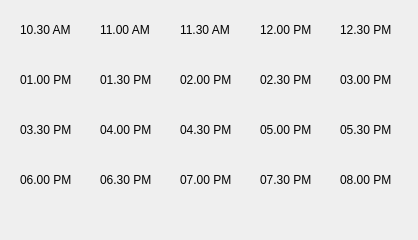
<?xml version="1.0" encoding="UTF-8"?>
<ui version="4.0">
 <class>Availableslots</class>
 <widget class="QDialog" name="Availableslots">
  <property name="windowModality">
   <enum>Qt::WindowModal</enum>
  </property>
  <property name="geometry">
   <rect>
    <x>0</x>
    <y>0</y>
    <width>418</width>
    <height>240</height>
   </rect>
  </property>
  <property name="windowTitle">
   <string>Available Slots</string>
  </property>
  <widget class="QLabel" name="lbl1030">
   <property name="geometry">
    <rect>
     <x>20</x>
     <y>10</y>
     <width>60</width>
     <height>40</height>
    </rect>
   </property>
   <property name="font">
    <font>
     <pointsize>9</pointsize>
    </font>
   </property>
   <property name="text">
    <string>10.30 AM</string>
   </property>
  </widget>
  <widget class="QLabel" name="lbl1100">
   <property name="geometry">
    <rect>
     <x>100</x>
     <y>10</y>
     <width>60</width>
     <height>40</height>
    </rect>
   </property>
   <property name="font">
    <font>
     <pointsize>9</pointsize>
    </font>
   </property>
   <property name="text">
    <string>11.00 AM</string>
   </property>
  </widget>
  <widget class="QLabel" name="lbl1130">
   <property name="geometry">
    <rect>
     <x>180</x>
     <y>10</y>
     <width>60</width>
     <height>40</height>
    </rect>
   </property>
   <property name="font">
    <font>
     <pointsize>9</pointsize>
    </font>
   </property>
   <property name="text">
    <string>11.30 AM</string>
   </property>
  </widget>
  <widget class="QLabel" name="lbl1200">
   <property name="geometry">
    <rect>
     <x>260</x>
     <y>10</y>
     <width>60</width>
     <height>40</height>
    </rect>
   </property>
   <property name="font">
    <font>
     <pointsize>9</pointsize>
    </font>
   </property>
   <property name="text">
    <string>12.00 PM</string>
   </property>
  </widget>
  <widget class="QLabel" name="lbl1230">
   <property name="geometry">
    <rect>
     <x>340</x>
     <y>10</y>
     <width>60</width>
     <height>40</height>
    </rect>
   </property>
   <property name="font">
    <font>
     <pointsize>9</pointsize>
    </font>
   </property>
   <property name="text">
    <string>12.30 PM</string>
   </property>
  </widget>
  <widget class="QLabel" name="lbl0200">
   <property name="geometry">
    <rect>
     <x>180</x>
     <y>60</y>
     <width>60</width>
     <height>40</height>
    </rect>
   </property>
   <property name="font">
    <font>
     <pointsize>9</pointsize>
    </font>
   </property>
   <property name="text">
    <string>02.00 PM</string>
   </property>
  </widget>
  <widget class="QLabel" name="lbl0130">
   <property name="geometry">
    <rect>
     <x>100</x>
     <y>60</y>
     <width>60</width>
     <height>40</height>
    </rect>
   </property>
   <property name="font">
    <font>
     <pointsize>9</pointsize>
    </font>
   </property>
   <property name="text">
    <string>01.30 PM</string>
   </property>
  </widget>
  <widget class="QLabel" name="lbl0230">
   <property name="geometry">
    <rect>
     <x>260</x>
     <y>60</y>
     <width>60</width>
     <height>40</height>
    </rect>
   </property>
   <property name="font">
    <font>
     <pointsize>9</pointsize>
    </font>
   </property>
   <property name="text">
    <string>02.30 PM</string>
   </property>
  </widget>
  <widget class="QLabel" name="lbl0300">
   <property name="geometry">
    <rect>
     <x>340</x>
     <y>60</y>
     <width>60</width>
     <height>40</height>
    </rect>
   </property>
   <property name="font">
    <font>
     <pointsize>9</pointsize>
    </font>
   </property>
   <property name="text">
    <string>03.00 PM</string>
   </property>
  </widget>
  <widget class="QLabel" name="lbl0100">
   <property name="geometry">
    <rect>
     <x>20</x>
     <y>60</y>
     <width>60</width>
     <height>40</height>
    </rect>
   </property>
   <property name="font">
    <font>
     <pointsize>9</pointsize>
    </font>
   </property>
   <property name="text">
    <string>01.00 PM</string>
   </property>
  </widget>
  <widget class="QLabel" name="lbl0500">
   <property name="geometry">
    <rect>
     <x>260</x>
     <y>110</y>
     <width>60</width>
     <height>40</height>
    </rect>
   </property>
   <property name="font">
    <font>
     <pointsize>9</pointsize>
    </font>
   </property>
   <property name="text">
    <string>05.00 PM</string>
   </property>
  </widget>
  <widget class="QLabel" name="lbl0430">
   <property name="geometry">
    <rect>
     <x>180</x>
     <y>110</y>
     <width>60</width>
     <height>40</height>
    </rect>
   </property>
   <property name="font">
    <font>
     <pointsize>9</pointsize>
    </font>
   </property>
   <property name="text">
    <string>04.30 PM</string>
   </property>
  </widget>
  <widget class="QLabel" name="lbl0530">
   <property name="geometry">
    <rect>
     <x>340</x>
     <y>110</y>
     <width>60</width>
     <height>40</height>
    </rect>
   </property>
   <property name="font">
    <font>
     <pointsize>9</pointsize>
    </font>
   </property>
   <property name="text">
    <string>05.30 PM</string>
   </property>
  </widget>
  <widget class="QLabel" name="lbl0400">
   <property name="geometry">
    <rect>
     <x>100</x>
     <y>110</y>
     <width>60</width>
     <height>40</height>
    </rect>
   </property>
   <property name="font">
    <font>
     <pointsize>9</pointsize>
    </font>
   </property>
   <property name="text">
    <string>04.00 PM</string>
   </property>
  </widget>
  <widget class="QLabel" name="lbl0330">
   <property name="geometry">
    <rect>
     <x>20</x>
     <y>110</y>
     <width>60</width>
     <height>40</height>
    </rect>
   </property>
   <property name="font">
    <font>
     <pointsize>9</pointsize>
    </font>
   </property>
   <property name="text">
    <string>03.30 PM</string>
   </property>
  </widget>
  <widget class="QLabel" name="lbl0800">
   <property name="geometry">
    <rect>
     <x>340</x>
     <y>160</y>
     <width>60</width>
     <height>40</height>
    </rect>
   </property>
   <property name="font">
    <font>
     <pointsize>9</pointsize>
    </font>
   </property>
   <property name="text">
    <string>08.00 PM</string>
   </property>
  </widget>
  <widget class="QLabel" name="lbl0730">
   <property name="geometry">
    <rect>
     <x>260</x>
     <y>160</y>
     <width>60</width>
     <height>40</height>
    </rect>
   </property>
   <property name="font">
    <font>
     <pointsize>9</pointsize>
    </font>
   </property>
   <property name="text">
    <string>07.30 PM</string>
   </property>
  </widget>
  <widget class="QLabel" name="lbl0630">
   <property name="geometry">
    <rect>
     <x>100</x>
     <y>160</y>
     <width>60</width>
     <height>40</height>
    </rect>
   </property>
   <property name="font">
    <font>
     <pointsize>9</pointsize>
    </font>
   </property>
   <property name="text">
    <string>06.30 PM</string>
   </property>
  </widget>
  <widget class="QLabel" name="lbl0700">
   <property name="geometry">
    <rect>
     <x>180</x>
     <y>160</y>
     <width>60</width>
     <height>40</height>
    </rect>
   </property>
   <property name="font">
    <font>
     <pointsize>9</pointsize>
    </font>
   </property>
   <property name="text">
    <string>07.00 PM</string>
   </property>
  </widget>
  <widget class="QLabel" name="lbl0600">
   <property name="geometry">
    <rect>
     <x>20</x>
     <y>160</y>
     <width>60</width>
     <height>40</height>
    </rect>
   </property>
   <property name="font">
    <font>
     <pointsize>9</pointsize>
    </font>
   </property>
   <property name="text">
    <string>06.00 PM</string>
   </property>
  </widget>
 </widget>
 <resources/>
 <connections/>
</ui>
